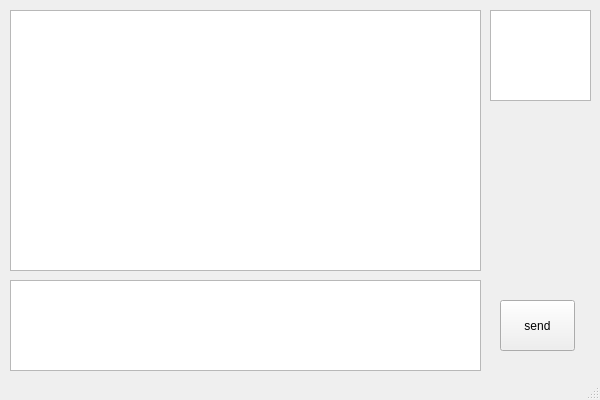
<?xml version="1.0" encoding="UTF-8"?>
<ui version="4.0">
 <class>helloClass</class>
 <widget class="QMainWindow" name="helloClass">
  <property name="geometry">
   <rect>
    <x>0</x>
    <y>0</y>
    <width>600</width>
    <height>400</height>
   </rect>
  </property>
  <property name="windowTitle">
   <string>hello</string>
  </property>
  <widget class="QWidget" name="centralWidget">
   <widget class="QPushButton" name="sendButton">
    <property name="geometry">
     <rect>
      <x>500</x>
      <y>300</y>
      <width>75</width>
      <height>51</height>
     </rect>
    </property>
    <property name="text">
     <string>send</string>
    </property>
   </widget>
   <widget class="QTextEdit" name="diaEdit">
    <property name="geometry">
     <rect>
      <x>10</x>
      <y>280</y>
      <width>471</width>
      <height>91</height>
     </rect>
    </property>
   </widget>
   <widget class="QTextBrowser" name="diaBrowser">
    <property name="geometry">
     <rect>
      <x>10</x>
      <y>10</y>
      <width>471</width>
      <height>261</height>
     </rect>
    </property>
   </widget>
   <widget class="QGraphicsView" name="headPic">
    <property name="geometry">
     <rect>
      <x>490</x>
      <y>10</y>
      <width>101</width>
      <height>91</height>
     </rect>
    </property>
   </widget>
  </widget>
  <widget class="QStatusBar" name="statusBar"/>
 </widget>
 <layoutdefault spacing="6" margin="11"/>
 <resources>
  <include location="hello.qrc"/>
 </resources>
 <connections>
  <connection>
   <sender>sendButton</sender>
   <signal>clicked()</signal>
   <receiver>diaEdit</receiver>
   <slot>clear()</slot>
   <hints>
    <hint type="sourcelabel">
     <x>547</x>
     <y>356</y>
    </hint>
    <hint type="destinationlabel">
     <x>261</x>
     <y>310</y>
    </hint>
   </hints>
  </connection>
 </connections>
</ui>
